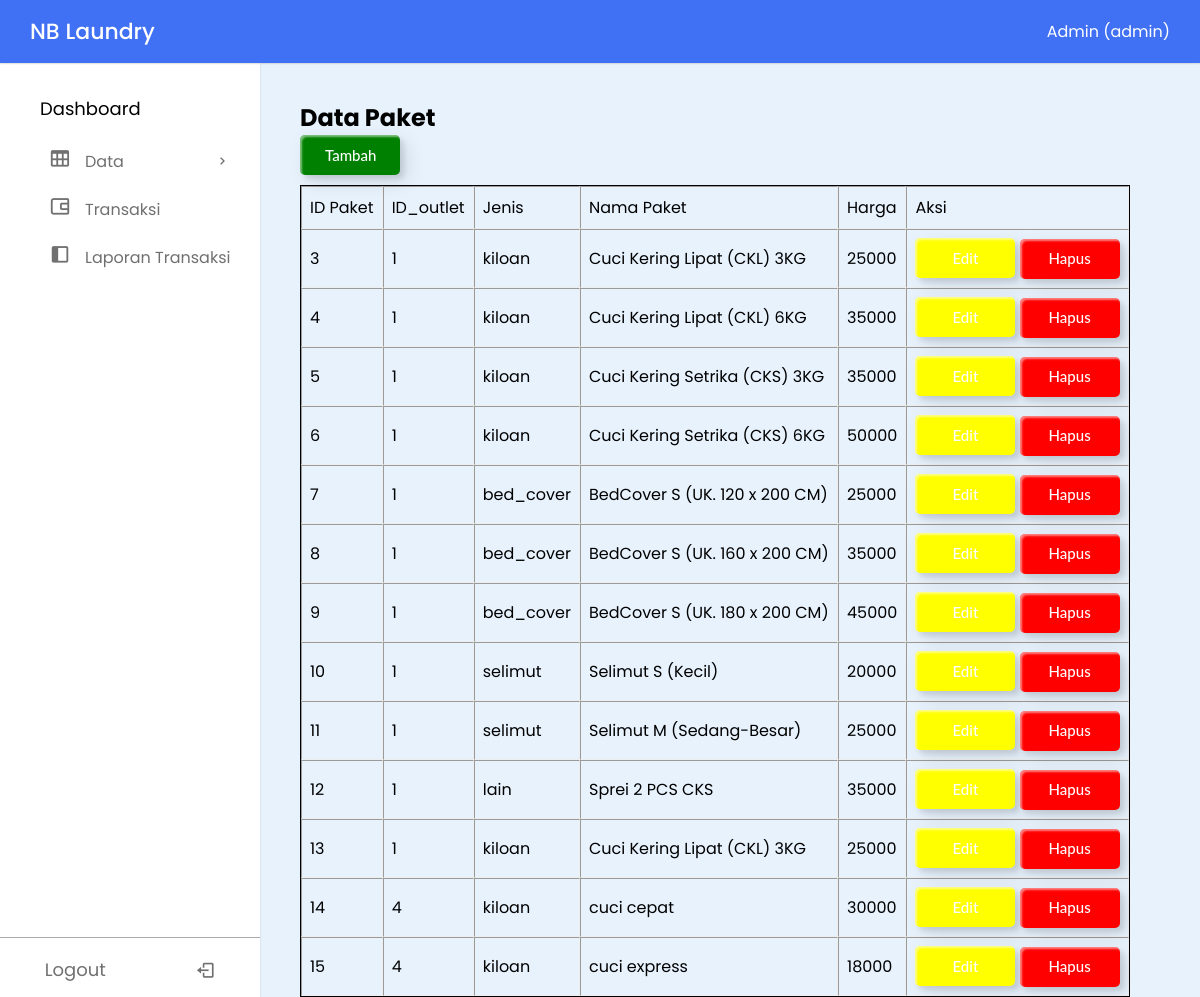
Page /dashboard.php?page=paket (signed in) on the committed database.
### tables this page shows
CREATE TABLE `tb_paket` (
  `id_paket` int(11) NOT NULL,
  `id_outlet` int(11) NOT NULL,
  `jenis` enum('kiloan','selimut','bed_cover','kaos','lain') NOT NULL,
  `nama_paket` varchar(50) NOT NULL,
  `harga` int(11) NOT NULL
);

### paket/show-paket.php (the view, shortened to what this page needs)
<section class="main">
    <h2>Data Paket</h2>
    <button type="button" class="custom-btn btn-1" onclick="openModal('modaltambah')">
        Tambah
    </button>
                        <?php
                        $queryAdd = "SELECT * FROM  tb_outlet";
                        mysqli_query($conn, $queryAdd);
                        ?>
    <div class="myclass">
        <table border="1">
            <tr>
                <td>ID Paket</td>
                <td>ID_outlet</td>
                <td>Jenis</td>
                <td>Nama Paket</td>
                <td>Harga</td>
                <td colspan="2">Aksi</td>
            </tr>
            <?php
            $queryoutlet = "SELECT * FROM tb_paket ORDER BY id_paket ASC";
            $sql_rm = mysqli_query($conn, $queryoutlet) or die(mysqli_error($conn));
            while ($dataoutlet = mysqli_fetch_array($sql_rm)) {
                $modal_id = "modalubah" . $dataoutlet['id_outlet'];
            ?>
                <tr>
                    <td><?= $dataoutlet['id_paket'] ?></td>
                    <td><?= $dataoutlet['id_outlet'] ?></td>
                    <td><?= $dataoutlet['jenis'] ?></td>
                    <td><?= $dataoutlet['nama_paket'] ?></td>
                    <td><?= $dataoutlet['harga'] ?></td>
                    <td>
                        <button type="button" class="custom-btn btn-2" data-outlet-id="<?= $dataoutlet['id_paket'] ?>" onclick="openModal('<?php echo $modal_id ?>')">Edit</button>
                        <a href="./proses/paket/proses-hapus-paket.php?id_paket=<?= $dataoutlet['id_paket'] ?>" class="custom-btn btn-3">Hapus</a>
                    </td>
                </tr>
            <?php
            }
            ?>
        </table>
</section>

### template/header.php (shortened to what this page needs)
<!DOCTYPE html>
<html lang="en">
<head>
    <link href="https://unpkg.com/boxicons@2.1.4/css/boxicons.min.css" rel="stylesheet" />
    <link rel="stylesheet" href="./assets/css/dashboard.css" />
</head>
<body>

### template/navbar.php (shortened to what this page needs)
<nav class="navbar">
    <div class="logo_item">
        <a href="./dashboard.php?page=homepage" class="logo_item">
            NB Laundry
        </a>
    </div>
    <div class="navbar_content">
    <?= $_SESSION['username']; ?> (<?= $_SESSION['role']; ?>)
    </div>
</nav>

### template/sidebar.php (shortened to what this page needs)
<nav class="sidebar">
    <div class="menu_content">
        <ul class="menu_items">
            <div class="menu_title menu_dahsboard"></div>
            <?php
            if ($_SESSION['role'] == 'admin') {
            ?>
                <li class="item">
                    <div href="#" class="nav_link submenu_item">
                        <span class="navlink_icon">
                            <i class='bx bx-table'></i> </span>
                        <span class="navlink">Data</span>
                        <i class="bx bx-chevron-right arrow-left"></i>
                    </div>
                    <?php } ?>
                </li>
        </ul>
        <ul class="menu_items">
            <?php
            if ($_SESSION['role'] == 'admin' || $_SESSION['role'] == 'kasir') {
            ?>
                <li class="item">
                    <a href="./dashboard.php?page=transaksi" class="nav_link">
                        <span class="navlink_icon">
                            <i class='bx bx-wallet-alt'></i> </span>
                        <span class="navlink">Transaksi</span>
                    </a>
                </li>
            <?php } ?>
            <li class="item">
                <a href="./dashboard.php?page=laporan" class="nav_link">
                    <span class="navlink_icon">
                        <i class='bx bxs-dock-left'></i> </span>
                    <span class="navlink">Laporan Transaksi</span>
                </a>
            </li>
        </ul>
        <div class="bottom_content">
            <div class="bottom">
                <a href="./logout/logout.php">Logout</a>
                <i class='bx bx-log-out'></i>
            </div>
        </div>
    </div>
</nav>

### dashboard.php (shortened to what this page needs)
<?php
    include_once 'template/header.php';
    include_once 'template/navbar.php';
    include_once 'template/sidebar.php';
    switch ($_GET['page']) {
        case 'paket':
            include './paket/show-paket.php';
        break;
    }
    include_once 'template/footer.php';
?>

### template/footer.php (shortened to what this page needs)
</body>
</html>

### assets/css/dashboard.css (style rules this page uses)
* { margin: 0; padding: 0; box-sizing: border-box; font-family: "Poppins", sans-serif; }
:root { --white-color: #fff; --blue-color: #4070f4; --grey-color: #707070; --grey-color-light: #aaa; }
body { background-color: #e7f2fd; transition: all 0.5s ease; }
section { padding: 100px 70px 0 300px; }
.navbar { position: fixed; top: 0; width: 100%; left: 0; background-color: var(--blue-color); display: flex; align-items: center; justify-content: space-between; padding: 15px 30px; z-index: 1000; box-shadow: 0 0 2px var(--grey-color-light); color: white; }
.logo_item { display: flex; align-items: center; column-gap: 10px; font-size: 22px; font-weight: 500; color: white; text-decoration: none; }
.navbar_content { display: flex; align-items: center; column-gap: 25px; color: white; }
.sidebar { background-color: var(--white-color); width: 260px; position: fixed; top: 0; left: 0; height: 100%; padding: 80px 20px; z-index: 100; overflow-y: scroll; box-shadow: 0 0 1px var(--grey-color-light); transition: all 0.5s ease; }
.menu_content { position: relative; }
.menu_title { margin: 15px 0; padding: 0 20px; font-size: 18px; }
.menu_dahsboard::before { content: "Dashboard"; }
.menu_items { padding: 0; list-style: none; }
.navlink_icon { position: relative; font-size: 22px; min-width: 50px; line-height: 40px; display: inline-block; text-align: center; border-radius: 6px; }
.navlink_icon::before { content: ""; position: absolute; height: 100%; width: calc(100% + 100px); left: -20px; }
.sidebar .nav_link { display: flex; align-items: center; width: 100%; padding: 4px 15px; border-radius: 8px; text-decoration: none; color: var(--grey-color); white-space: nowrap; }
.submenu_item { cursor: pointer; }
.submenu_item .arrow-left { position: absolute; right: 10px; display: inline-block; margin-right: auto; }
.bottom_content { position: fixed; bottom: 60px; left: 0; width: 260px; cursor: pointer; transition: all 0.5s ease; }
.bottom { position: absolute; display: flex; align-items: center; left: 0; justify-content: space-around; padding: 18px 0; text-align: center; width: 100%; color: var(--grey-color); border-top: 1px solid var(--grey-color-light); background-color: var(--white-color); }
.bottom i { font-size: 20px; }
.bottom a { font-size: 18px; text-decoration: none; color: var(--grey-color); }
.myclass { overflow-x: auto; }
table { border-spacing: 0; width: 100%; border: 1px solid; margin-top: 10px; }
th, td { text-align: left; padding: 8px; }
.custom-btn { animation: both; width: 100px; height: 40px; color: black; border-radius: 5px; padding: 10px 25px; font-family: 'Lato', sans-serif; font-weight: 500; background: transparent; cursor: pointer; transition: all 0.3s ease; position: relative; display: inline-block; box-shadow: inset 2px 2px 2px 0px rgba(255, 255, 255, .5), 7px 7px 20px 0px rgba(0, 0, 0, .1), 4px 4px 5px 0px rgba(0, 0, 0, .1); outline: none; font-size: 15px; text-decoration: none; text-align: center; }
.btn-1 { background: green; border: none; text-align: center; color: white; }
.btn-2 { background: yellow; border: none; text-align: center; color: white; }
.btn-3 { text-align: center; background: red; border: none; color: white; }

### rows in the picture
tb_paket: id_paket "3", id_outlet "1", jenis "kiloan", nama_paket "Cuci Kering Lipat (CKL) 3KG", harga "25000"
tb_paket: id_paket "4", id_outlet "1", jenis "kiloan", nama_paket "Cuci Kering Lipat (CKL) 6KG", harga "35000"
tb_paket: id_paket "5", id_outlet "1", jenis "kiloan", nama_paket "Cuci Kering Setrika (CKS) 3KG", harga "35000"
tb_paket: id_paket "6", id_outlet "1", jenis "kiloan", nama_paket "Cuci Kering Setrika (CKS) 6KG", harga "50000"
tb_paket: id_paket "7", id_outlet "1", jenis "bed_cover", nama_paket "BedCover S (UK. 120 x 200 CM)", harga "25000"
tb_paket: id_paket "8", id_outlet "1", jenis "bed_cover", nama_paket "BedCover S (UK. 160 x 200 CM)", harga "35000"
tb_paket: id_paket "9", id_outlet "1", jenis "bed_cover", nama_paket "BedCover S (UK. 180 x 200 CM)", harga "45000"
tb_paket: id_paket "10", id_outlet "1", jenis "selimut", nama_paket "Selimut S (Kecil)", harga "20000"
tb_paket: id_paket "11", id_outlet "1", jenis "selimut", nama_paket "Selimut M (Sedang-Besar)", harga "25000"
tb_paket: id_paket "12", id_outlet "1", jenis "lain", nama_paket "Sprei 2 PCS CKS", harga "35000"
tb_paket: id_paket "13", id_outlet "1", jenis "kiloan", nama_paket "Cuci Kering Lipat (CKL) 3KG", harga "25000"
tb_paket: id_paket "14", id_outlet "4", jenis "kiloan", nama_paket "cuci cepat", harga "30000"
tb_paket: id_paket "15", id_outlet "4", jenis "kiloan", nama_paket "cuci express", harga "18000"

### other values in the picture
$_SESSION['username'] "Admin"
$_SESSION['role'] "admin"
